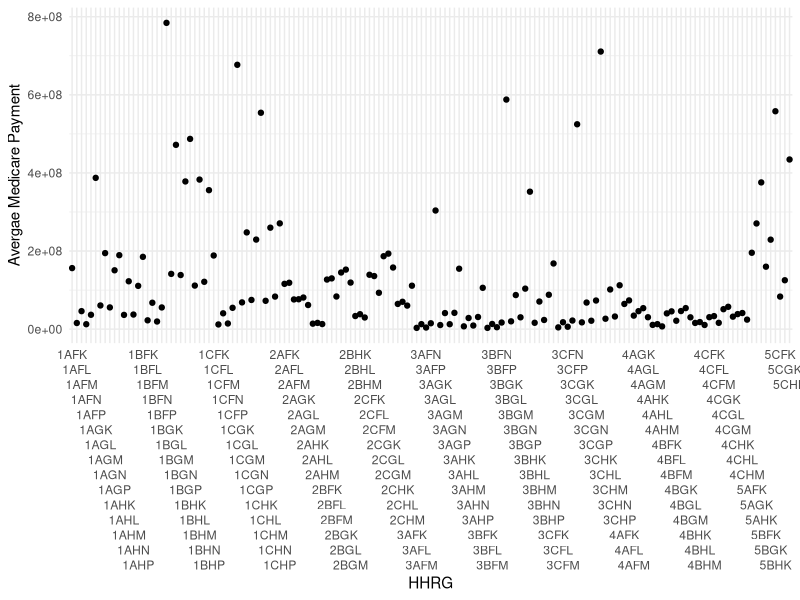
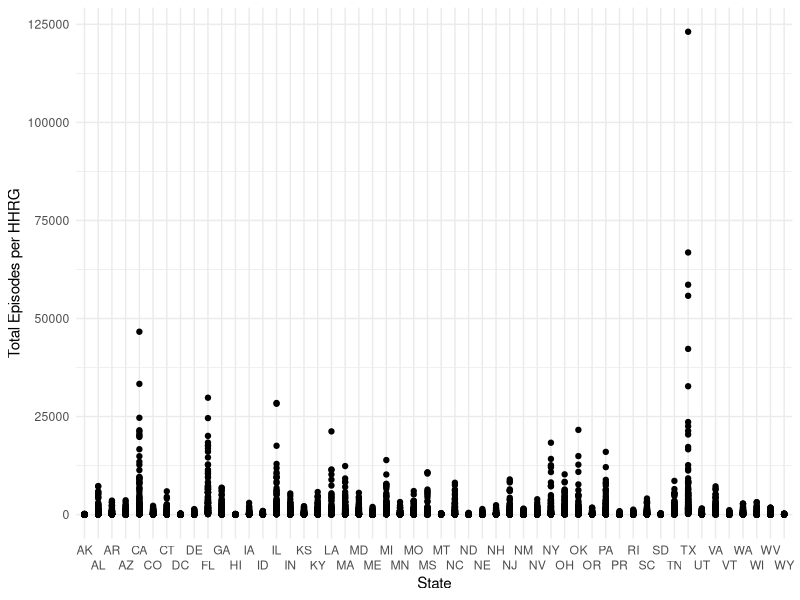
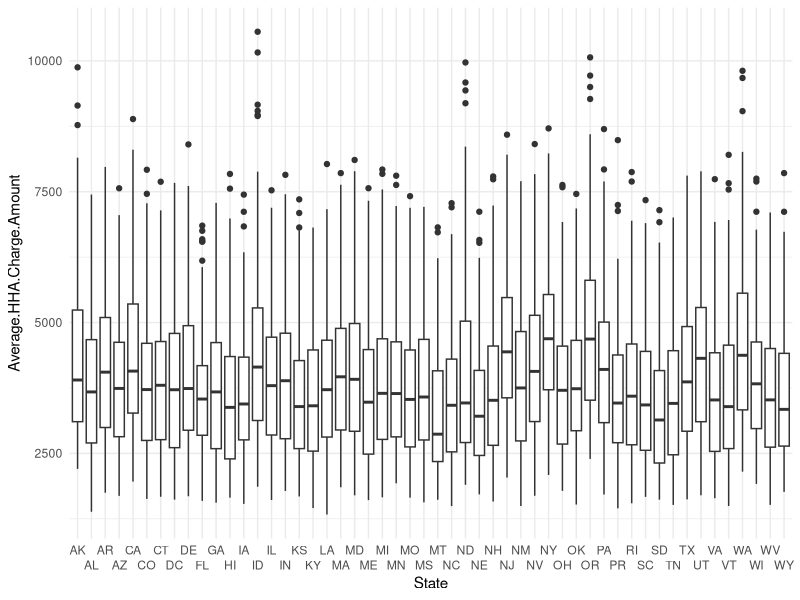
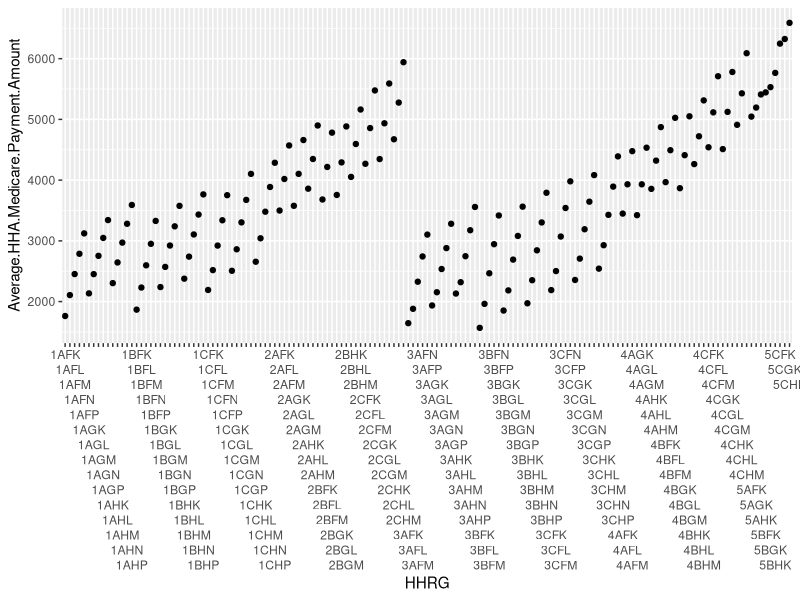
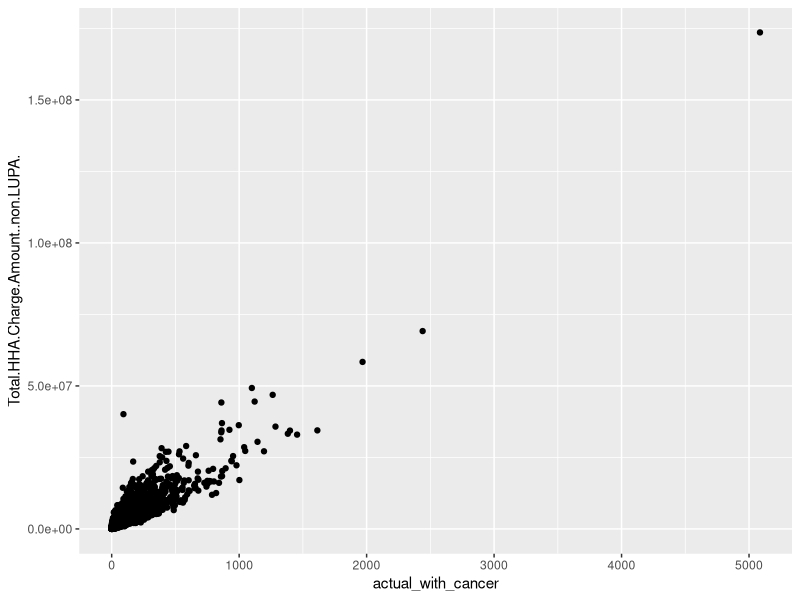
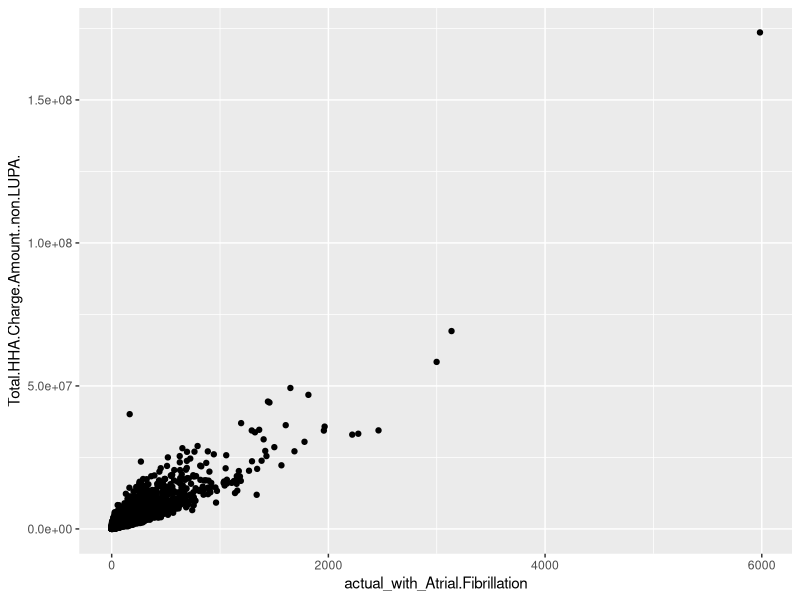
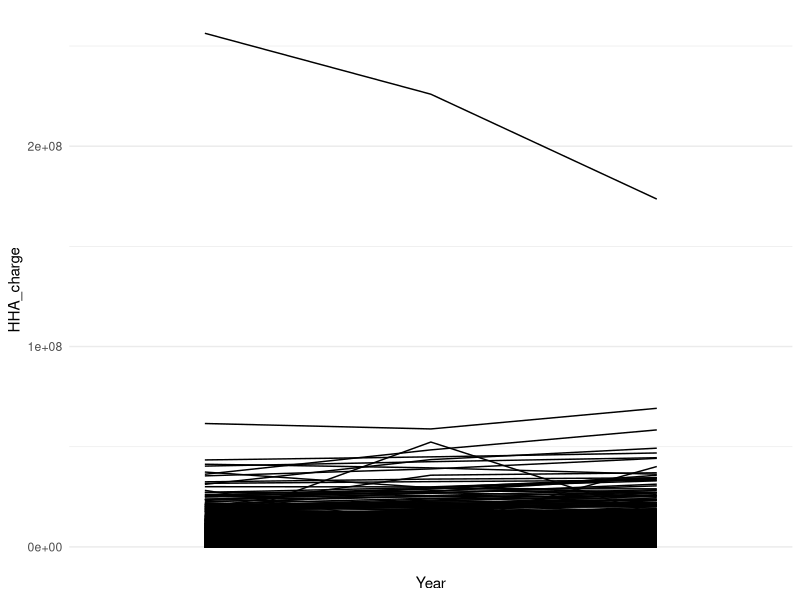
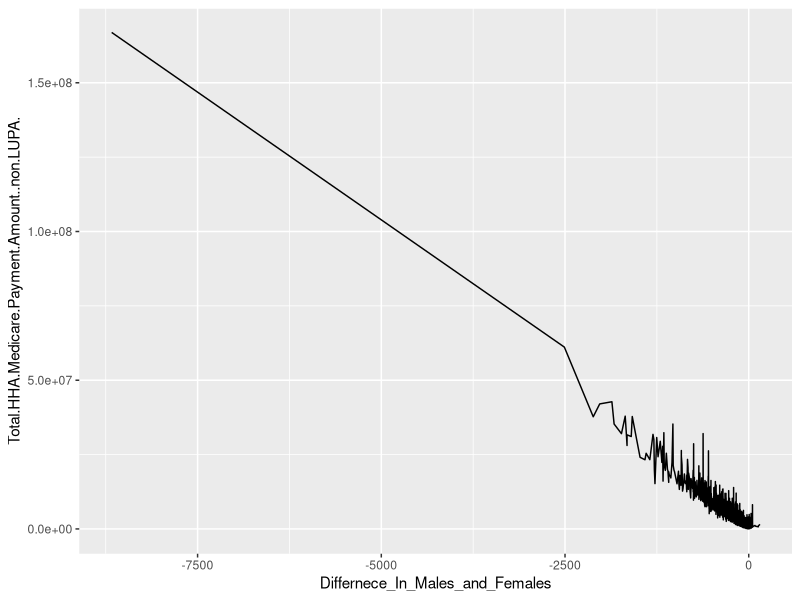

Write the R code that produced these figures, in order.
## ---- chunk 1
knitr::opts_chunk$set(echo = TRUE)
library(tidyverse)
library(knitr)


setwd("C:/Users/dylan/Documents/GitHub/Data-Science-Final-Project-Group-2")
hhadata2015.untidy = read.csv("CSVs/medicare-home-health-agency-hha-hhrg-aggregate-report-cy-2015.csv")
hhadatastates2015.untidy = read.csv("CSVs/medicare-home-health-agency-hha-hhrg-by-state-aggregate-report-cy-2015.csv")
hhadatahhrg2015.untidy = read.csv("CSVs/medicare-home-health-agency-hha-provider-aggregate-report-cy-2015.csv")
hha_2015 <- read.csv("CSVs/medicare-home-health-agency-hha-provider-aggregate-report-cy-2015.csv")
hha_2014 <- read.csv("CSVs/medicare-home-health-agency-hha-provider-aggregate-report-cy-2014.csv")
hha_2013 <- read.csv("CSVs/medicare-home-health-provider-aggregate-table-cy-2013.csv")

## ---- chunk 2
hhadata2015 <- hhadata2015.untidy %>% 
  select("HHRG", "Total.Episodes", "Total.HHA.Medicare.Payment.Amount", "Average.HHA.Medicare.Payment.Amount")


ggplot(hhadata2015, aes(x = HHRG, y = Total.HHA.Medicare.Payment.Amount)) +
  geom_point() +
  geom_smooth(method = "lm", se = FALSE) +
  labs(y = "Avergae Medicare Payment") +
  scale_x_discrete(guide = guide_axis(n.dodge=15)) +
  theme_minimal()
## ---- chunk 3
hhaStateData2015 <- hhadatastates2015.untidy %>% 
  select("State", "Average.HHA.Charge.Amount", "Total.Episodes" )

ggplot(hhaStateData2015, aes(x = State, y = Total.Episodes)) +
  geom_point() +
  labs(y = "Total Episodes per HHRG") +
  scale_x_discrete(guide = guide_axis(n.dodge=2)) +
  theme_minimal()
## ---- chunk 4
ggplot(hhaStateData2015, aes(x= State, y = Average.HHA.Charge.Amount)) +
  geom_boxplot() +
  scale_x_discrete(guide = guide_axis(n.dodge=2)) +
  theme_minimal()
## ---- chunk 5
ggplot(hhadata2015, aes(x=HHRG, y = Average.HHA.Medicare.Payment.Amount)) +
  geom_point() +
  scale_x_discrete(guide = guide_axis(n.dodge=15))
## ---- chunk 6
hha_2015 %>% rename( "distinct"="Distinct.Beneficiaries..non.LUPA.") %>% mutate(actual_with_cancer =Percent.of.Beneficiaries.with.Cancer * .01 * distinct) %>%ggplot() + geom_point(aes(x = actual_with_cancer, y=Total.HHA.Charge.Amount..non.LUPA.))

hha_2015 %>% rename( "distinct"="Distinct.Beneficiaries..non.LUPA.") %>% mutate(actual_with_Atrial.Fibrillation =Percent.of.Beneficiaries.with.Atrial.Fibrillation * .01 * distinct) %>%ggplot() + geom_point(aes(x = actual_with_Atrial.Fibrillation, y=Total.HHA.Charge.Amount..non.LUPA.))

## ---- chunk 7
hhaData2015Females <-  hhadatahhrg2015.untidy %>% 
  select("Provider.ID", "Male.Beneficiaries", "Female.Beneficiaries", "Total.HHA.Medicare.Payment.Amount..non.LUPA." ) %>% 
  filter(!Male.Beneficiaries>Female.Beneficiaries) %>% 
  filter(!Female.Beneficiaries - Male.Beneficiaries < 10) %>% 
  transmute(Females = "Females", Average = mean(Total.HHA.Medicare.Payment.Amount..non.LUPA.))

  
hhaData2015Males <-  hhadatahhrg2015.untidy %>% 
  select("Provider.ID", "Male.Beneficiaries", "Female.Beneficiaries", "Total.HHA.Medicare.Payment.Amount..non.LUPA." ) %>% 
  filter(Male.Beneficiaries>Female.Beneficiaries) %>% 
  filter(!Male.Beneficiaries - Female.Beneficiaries < 10) %>% 
  transmute(Males = "Males", Average = mean(Total.HHA.Medicare.Payment.Amount..non.LUPA.))


MalesVFemales <- tibble(
  Sex = c("More Males", "More Females"),
  Average_Paid_By_Medicare = c("$2,191,278", "$918,996.2")

  
)


MalesVFemaleshtml <- kable(MalesVFemales, format = "html", caption = "Average paid by Medicare for Home Health Agencies based on if more Males or Female Beneficiaries are Present by 10")
MalesVFemaleshtml

## ---- chunk 8
hha_2015_q2 <- hha_2015 %>% select( (1:5), (16:19), 37)

hha_2014_q2 <- hha_2014%>% select( (1:5), (16:19), 37) %>% rename("Total.HHA.Charge.Amount..non.LUPA_2014" = "Total.HHA.Charge.Amount..non.LUPA.") %>% select(Provider.ID, Total.HHA.Charge.Amount..non.LUPA_2014)

hha_2013_q2 <- hha_2013%>% select( (1:5), (16:19), 37) %>% rename("Total.HHA.Charge.Amount..non.LUPA_2013" = "Total.HHA.Charge.Amount..non.LUPA.") %>% select(Provider.ID, Total.HHA.Charge.Amount..non.LUPA_2013)
 
hha_allyear<- hha_2015_q2 %>% inner_join(hha_2014_q2, "Provider.ID") %>% inner_join(hha_2013_q2, "Provider.ID") %>% select((1:6), (11:12)) %>% rename("2015" = "Total.HHA.Charge.Amount..non.LUPA.", "2014" = "Total.HHA.Charge.Amount..non.LUPA_2014", "2013" = "Total.HHA.Charge.Amount..non.LUPA_2013")

hha_allyear_graph <- hha_allyear %>% gather(`2015`, `2013`, `2014`, key  = Year, value = HHA_charge, convert = TRUE)

ggplot(hha_allyear_graph) + geom_line(aes(x=Year,y=HHA_charge, group = Provider.ID)) + guides(color=F) +
 scale_x_discrete(breaks=c(2013, 2014, 2015),labels=c(2013, 2014, 2015)) + theme_minimal()

## ---- chunk 9
hhaData2015.F2 <- hhadatahhrg2015.untidy %>% 
  select("Agency.Name", "Total.HHA.Medicare.Payment.Amount..non.LUPA.", "Female.Beneficiaries", "Male.Beneficiaries") %>% 
  mutate(Differnece_In_Males_and_Females = Male.Beneficiaries - Female.Beneficiaries) %>% 
  arrange(desc(Differnece_In_Males_and_Females))

ggplot(hhaData2015.F2, aes(x = Differnece_In_Males_and_Females, y = Total.HHA.Medicare.Payment.Amount..non.LUPA.)) +
  geom_line()


